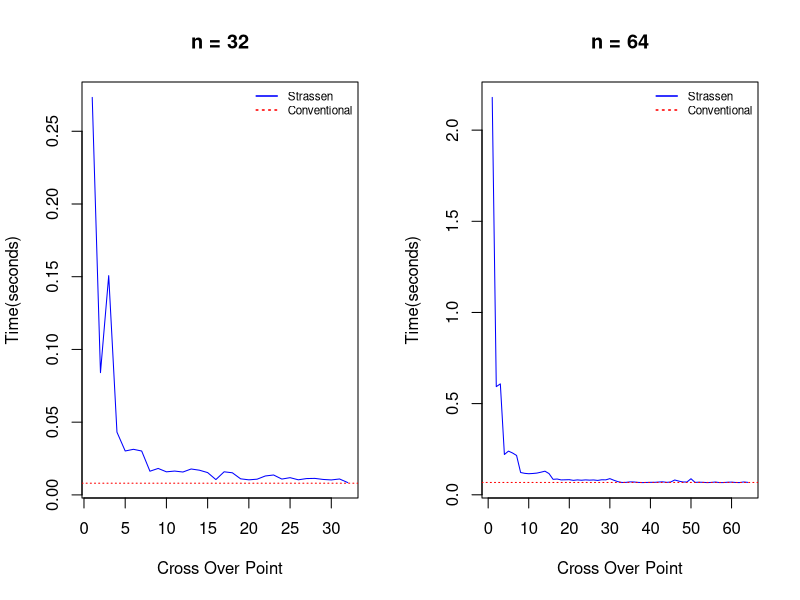
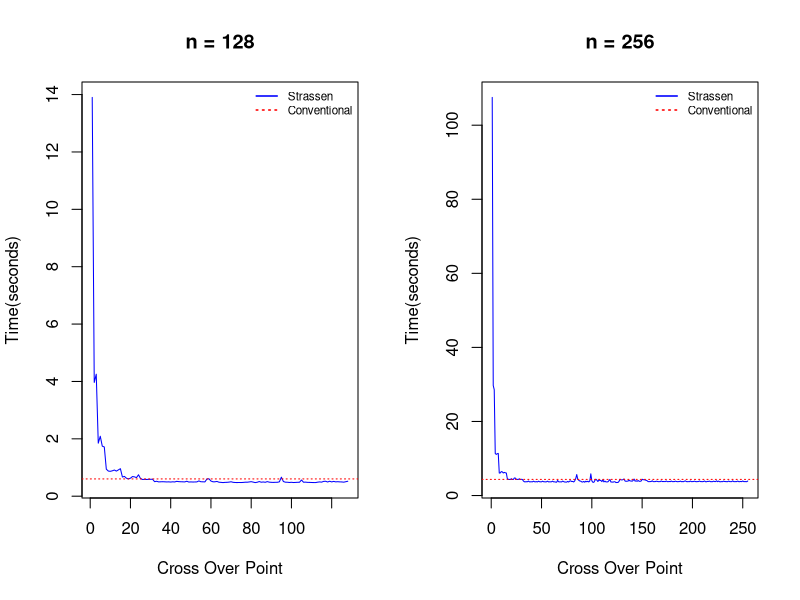
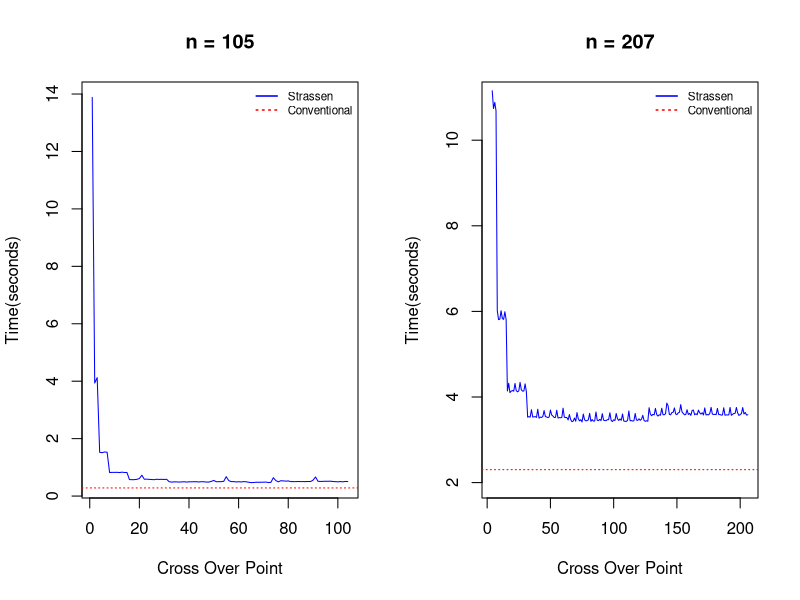
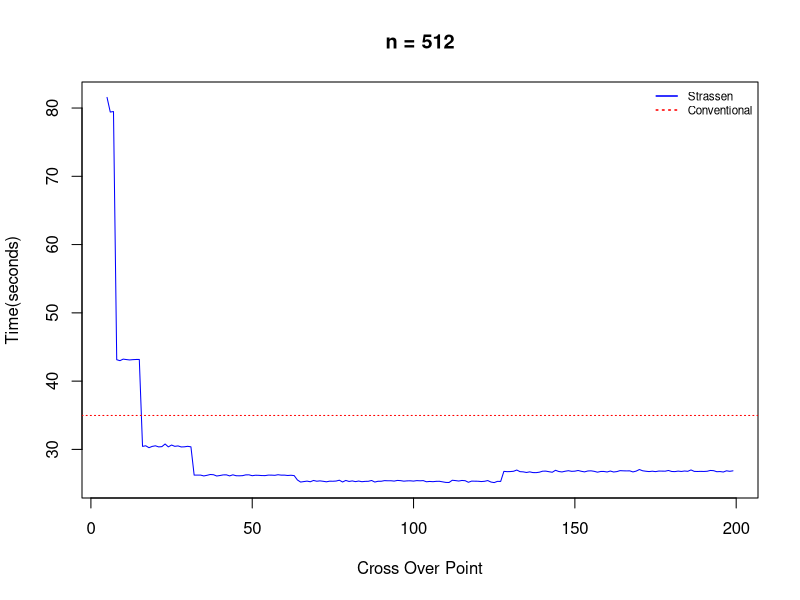

The R script that drew these images, in order:
## ---- chunk 1
# import files
df32=read.table("d32.txt", sep=",")
names(df32) = c("Time", "CrossOverPt")
#df57=read.table("d57.txt", sep=",")
#names(df57) = c("CrossOverPt", "Time")
df64=read.table("d64.txt", sep=",")
names(df64) = c("Time", "CrossOverPt")
df105=read.table("d105.txt", sep=",")
names(df105) = c("CrossOverPt", "Time")
df128=read.table("d128.txt", sep=",")
names(df128) = c("Time", "CrossOverPt")
df207=read.table("d207.txt", sep=",")
names(df207) = c("CrossOverPt", "Time")
df256=read.table("d256.txt", sep=",")
names(df256) = c("Time", "CrossOverPt")
#df512=read.table("d512.txt", sep=",")  #34.96757507324219
#df512=df512[1:240,]
df512=read.table("d512_alter.txt", sep=",") #37.04466199874878
names(df512) = c("CrossOverPt", "Time")  

d32.min = which.min(df32$Time)
#d57.min = which.min(df57$Time)
d64.min = which.min(df64$Time)
d105.min = which.min(df105$Time)
d128.min = which.min(df128$Time)
d207.min = which.min(df207$Time)
d256.min = which.min(df256$Time)
d512.min = which.min(df512$Time)

par(mfrow=c(1,2))

# n = 32
plot(Time~CrossOverPt, data=df32, main="n = 32", xlab="Cross Over Point", ylab="Time(seconds)", type="l", col="blue")
abline(h=0.008044004440307617, col="red", lty=3)
legend("topright", c("Strassen", "Conventional"), col = c("blue", "red"), lty=c('solid', 'dotted'), cex = 0.7, lwd=1.5, bty="n")

# n = 64
plot(Time~CrossOverPt, data=df64, main="n = 64", xlab="Cross Over Point", ylab="Time(seconds)", type="l", col="blue")
abline(h=0.06761312484741211, col="red", lty=3)
legend("topright", c("Strassen", "Conventional"), col = c("blue", "red"), cex = 0.7, lty=c('solid', 'dotted'), lwd=1.5, bty="n")

# n = 128
plot(Time~CrossOverPt, data=df128, main="n = 128", xlab="Cross Over Point", ylab="Time(seconds)", type="l", col="blue")
abline(h=0.6025569438934326, col="red", lty=3)
legend("topright", c("Strassen", "Conventional"), col = c("blue", "red"), cex = 0.7, lty=c('solid', 'dotted'), lwd=1.5, bty="n")

# n = 256
plot(Time~CrossOverPt, data=df256, main="n = 256", xlab="Cross Over Point", ylab="Time(seconds)", type="l", col="blue")
abline(h=4.357172012329102, col="red", lty=3)
legend("topright", c("Strassen", "Conventional"), col = c("blue", "red"), cex = 0.7, lty=c('solid', 'dotted'), lwd=1.5, bty="n")

# n = 105
plot(Time~CrossOverPt, data=df105, main="n = 105", xlab="Cross Over Point", ylab="Time(seconds)", type="l", col="blue")
abline(h=0.28261399269104004, col="red", lty=3)
legend("topright", c("Strassen", "Conventional"), col = c("blue", "red"), cex = 0.7, lty=c('solid', 'dotted'), lwd=1.5, bty="n")

# n = 207
plot(Time~CrossOverPt, data=df207, main="n = 207", xlab="Cross Over Point", ylab="Time(seconds)", ylim=c(2,11), type="l", col="blue")
abline(h=2.3017609119415283, col="red", lty=3)
legend("topright", c("Strassen", "Conventional"), col = c("blue", "red"), cex = 0.7, lty=c('solid', 'dotted'), lwd=1.5, bty="n")

par(mfrow=c(1,1))
# n = 512
plot(Time~CrossOverPt, data=df512, main="n = 512", xlab="Cross Over Point", ylab="Time(seconds)", type="l", col="blue")
abline(h=34.96757507324219, col="red", lty=3)
legend("topright", c("Strassen", "Conventional"), col = c("blue", "red"), cex = 0.7, lty=c('solid', 'dotted'), lwd=1.5, bty="n")

